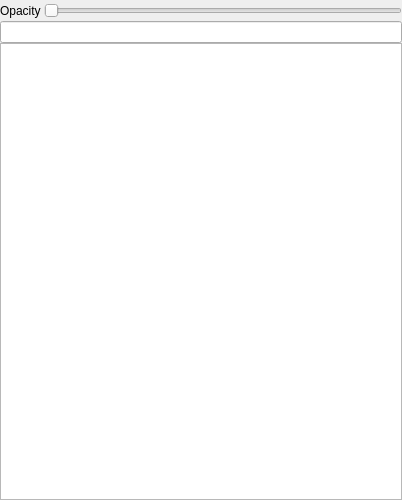
<?xml version="1.0" encoding="UTF-8"?>
<ui version="4.0">
 <class>IGisWorkspace</class>
 <widget class="QWidget" name="IGisWorkspace">
  <property name="geometry">
   <rect>
    <x>0</x>
    <y>0</y>
    <width>402</width>
    <height>500</height>
   </rect>
  </property>
  <property name="windowTitle">
   <string>Form</string>
  </property>
  <layout class="QVBoxLayout" name="verticalLayout">
   <property name="spacing">
    <number>0</number>
   </property>
   <property name="leftMargin">
    <number>0</number>
   </property>
   <property name="topMargin">
    <number>3</number>
   </property>
   <property name="rightMargin">
    <number>0</number>
   </property>
   <property name="bottomMargin">
    <number>0</number>
   </property>
   <item>
    <layout class="QFormLayout" name="formLayout">
     <property name="horizontalSpacing">
      <number>3</number>
     </property>
     <property name="verticalSpacing">
      <number>3</number>
     </property>
     <item row="0" column="0">
      <widget class="QLabel" name="label_3">
       <property name="text">
        <string>Opacity</string>
       </property>
      </widget>
     </item>
     <item row="0" column="1">
      <widget class="QSlider" name="sliderOpacity">
       <property name="toolTip">
        <string>Change the opacity of all GIS Items on the map.</string>
       </property>
       <property name="maximum">
        <number>100</number>
       </property>
       <property name="singleStep">
        <number>10</number>
       </property>
       <property name="orientation">
        <enum>Qt::Orientation::Horizontal</enum>
       </property>
      </widget>
     </item>
     <item row="1" column="0" colspan="2">
      <widget class="CSearchLineEdit" name="lineFilter"/>
     </item>
    </layout>
   </item>
   <item>
    <widget class="CGisListWks" name="treeWks">
     <property name="contextMenuPolicy">
      <enum>Qt::ContextMenuPolicy::CustomContextMenu</enum>
     </property>
     <property name="horizontalScrollBarPolicy">
      <enum>Qt::ScrollBarPolicy::ScrollBarAlwaysOff</enum>
     </property>
     <property name="dragEnabled">
      <bool>true</bool>
     </property>
     <property name="dragDropMode">
      <enum>QAbstractItemView::DragDropMode::DragDrop</enum>
     </property>
     <property name="defaultDropAction">
      <enum>Qt::DropAction::CopyAction</enum>
     </property>
     <property name="selectionMode">
      <enum>QAbstractItemView::SelectionMode::ExtendedSelection</enum>
     </property>
     <property name="indentation">
      <number>16</number>
     </property>
     <property name="columnCount">
      <number>1</number>
     </property>
     <attribute name="headerVisible">
      <bool>false</bool>
     </attribute>
     <column>
      <property name="text">
       <string notr="true"/>
      </property>
     </column>
    </widget>
   </item>
  </layout>
 </widget>
 <customwidgets>
  <customwidget>
   <class>CGisListWks</class>
   <extends>QTreeWidget</extends>
   <header>gis/CGisListWks.h</header>
  </customwidget>
  <customwidget>
   <class>CSearchLineEdit</class>
   <extends>QLineEdit</extends>
   <header>gis/search/CSearchLineEdit.h</header>
  </customwidget>
 </customwidgets>
 <resources/>
 <connections/>
</ui>
